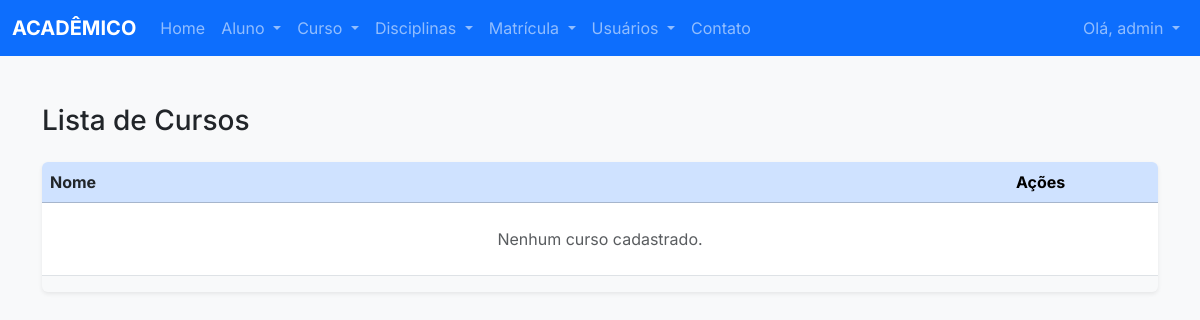
The page /cursos/ (signed in) on the database as committed earlier.
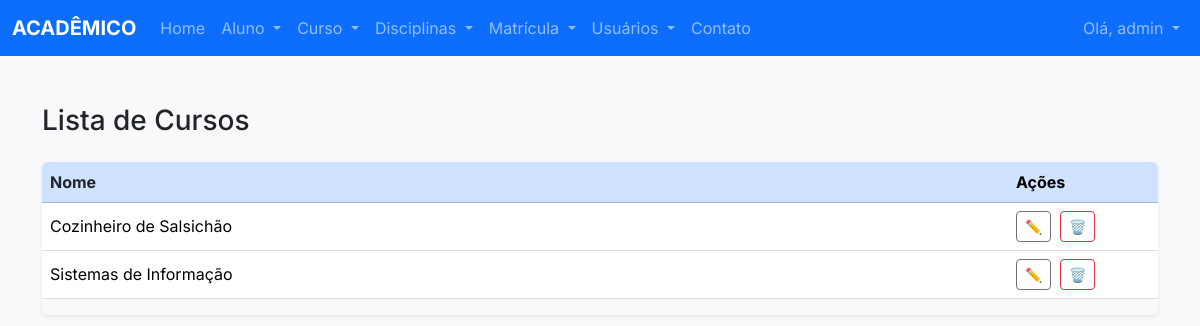
The same page on the database as committed later.
### cursos/models.py (models this page shows, shortened)
class Curso(models.Model):
    nome = models.CharField(max_length=100)

### cursos/views.py (the view)
# urls.py: path('cursos/', include('cursos.urls')),
@login_required
def cursos(request):
    cursos = Curso.objects.all()
    dados = {'cursos': cursos}
    return render(request, 'cursos/lista.html', dados)

### cursos/templates/cursos/lista.html (shortened to what this page needs)
{% extends 'base.html' %}
{% block content %}
<div class="container my-4">
  <div class="d-flex justify-content-between align-items-center mb-3">
    <h1 class="h3">Lista de Cursos</h1>
  </div>
  <div class="table-responsive shadow-sm rounded" style="overflow-x:auto;">
    <table class="table table-hover align-middle fixed-width-table">
      <thead class="table-primary sticky-top">
        <tr>
          <th scope="col">
            <a href="#" class="text-decoration-none text-dark">Nome</a>
          </th>
          <th scope="col" style="width: 150px;">Ações</th>
        </tr>
      </thead>
      <tbody>
        {% for curso in cursos %}
        <tr>
          <td>{{ curso.nome }}</td>
          <td>
            <a href="{% url 'cursos:editar' curso.id %}" class="btn btn-sm btn-outline-secondary me-1" title="Editar">
              ✏️
            </a>
            <a href="{% url 'cursos:excluir' curso.id %}" class="btn btn-sm btn-outline-danger" title="Excluir"
              onclick="return confirm('Confirma a exclusão deste curso?');">
              🗑️
            </a>
          </td>
        </tr>
        {% empty %}
        <tr>
          <td colspan="2" class="text-center text-muted py-4">Nenhum curso cadastrado.</td>
        </tr>
        {% endfor %}
      </tbody>
    </table>
  </div>
</div>
{% endblock %}

Rows that differ between the two databases and show on the page:
added Curso: nome "Cozinheiro de Salsichão"
added Curso: nome "Sistemas de Informação"
Other text that changed with them:
text no longer shown: "Nenhum curso cadastrado."
